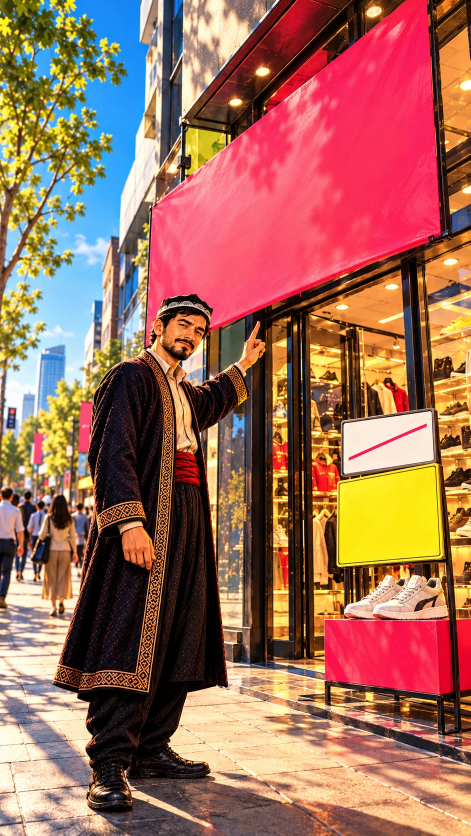
#> input picture video/chegirma/img/s01_a.webp, 941 x 1672 px (shown at 1/2 size)
$ python -i gfx.py   (imports and definitions only)
#> lines starting #> are read from the running program, lines starting #| are printed output that depends on the picture
"""Graphic helpers and static assets for the lemonmedia lawyer-logo reel."""
import math, random
import numpy as np
from PIL import Image, ImageDraw, ImageFont, ImageFilter, ImageOps

W, H = 1080, 1920
F = 'fonts/'
YEL = (255, 218, 0, 255)
WHITE = (255, 255, 255, 255)
BLACK = (0, 0, 0, 255)
CREAM = (209, 198, 175, 255)
CREAM_D = (192, 178, 156, 255)
GOLD = (201, 162, 39, 255)
BORD = (90, 26, 26, 255)
GREEN = (43, 182, 115, 255)
RED = (229, 57, 53, 255)
MARK = (224, 32, 27, 255)
NAVY = (31, 42, 68, 255)

_fc = {}


# [17 lines left out: functions font, rrect, rr_mask, not called in this run]


def shadow(img, blur=30, off=(0, 8), alpha=0.35, pad=60):
    w, h = img.size
    out = Image.new('RGBA', (w + pad * 2, h + pad * 2), (0, 0, 0, 0))
    a = img.getchannel('A').point(lambda v: int(v * alpha))
    sh = Image.new('RGBA', img.size, (0, 0, 0, 255))
    sh.putalpha(a)
    out.alpha_composite(sh, (pad + off[0], pad + off[1]))
    out = out.filter(ImageFilter.GaussianBlur(blur))
    out.alpha_composite(img, (pad, pad))
    return out, pad


# ---------- subtitle plates ----------
# [469 lines left out: functions plate, text_block, check_badge, glove, coin, arrow and 15 more, not called in this run]

>>> import cv2
>>> picture = cv2.imread('../video/chegirma/img/s01_a.webp', cv2.IMREAD_GRAYSCALE)
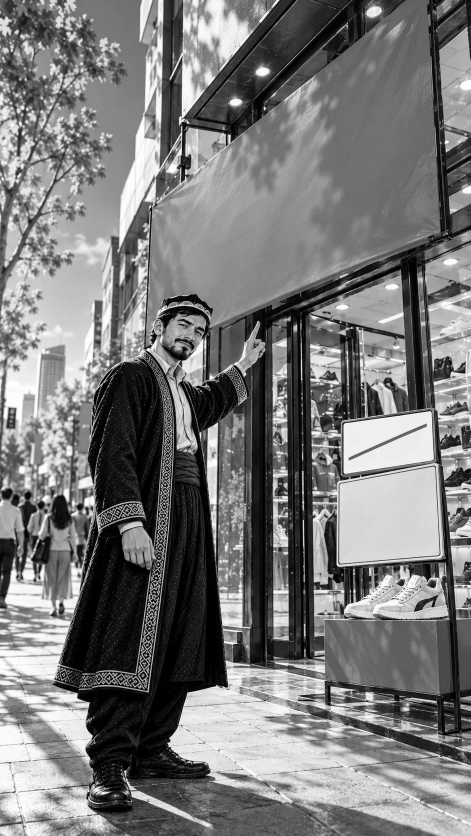
#> picture: shape (1672, 941) (shown at 1/2 size); min 0, max 255, mean 120.6
>>> result = shadow(picture)
#> (the run stopped early here; a loop or call above may not have finished)

$ run again, on video/chegirma/img/s02_a.webp
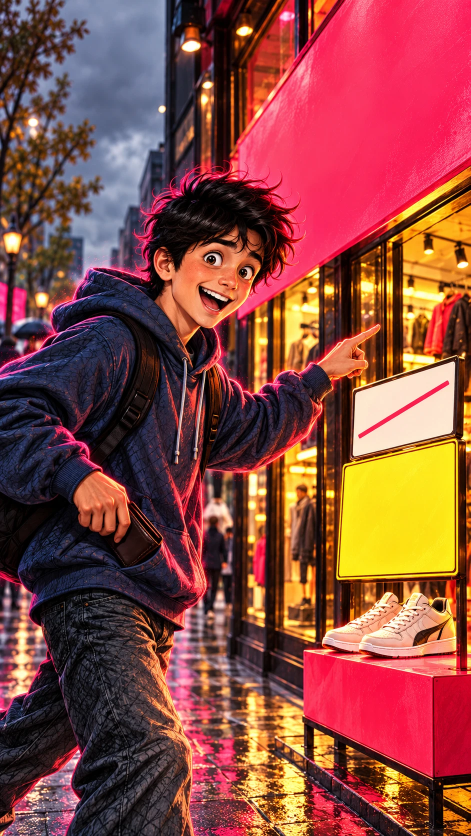
#> input picture video/chegirma/img/s02_a.webp, 941 x 1672 px (shown at 1/2 size)
#> `picture = cv2.imread('../video/chegirma/img/s01_a.webp', cv2.IMREAD_GR..`:
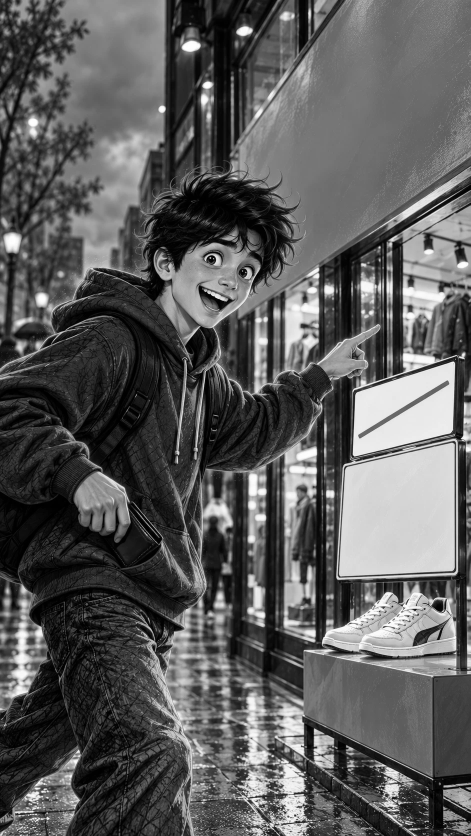
#> picture: shape (1672, 941) (shown at 1/2 size); min 0, max 255, mean 90.8

$ run again, on video/chegirma/img/s04_a.webp
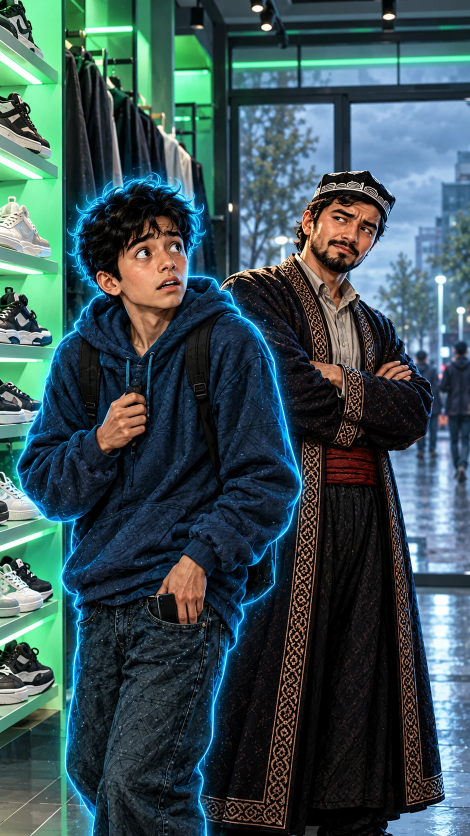
#> input picture video/chegirma/img/s04_a.webp, 940 x 1672 px (shown at 1/2 size)
#> `picture = cv2.imread('../video/chegirma/img/s01_a.webp', cv2.IMREAD_GR..`:
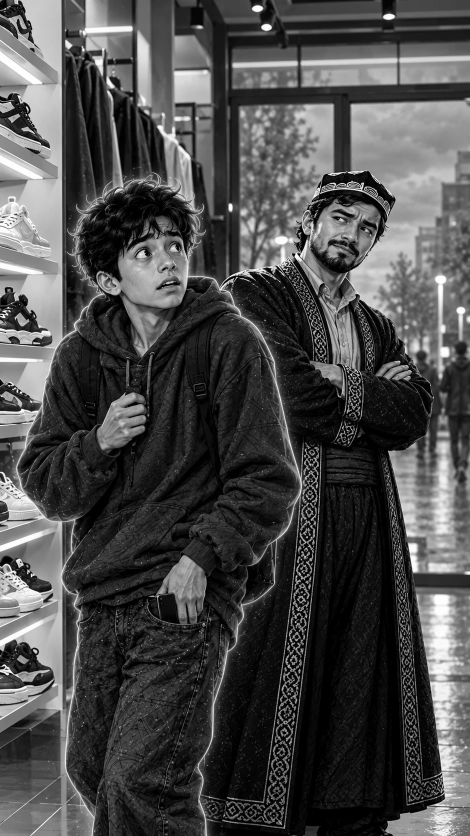
#> picture: shape (1672, 940) (shown at 1/2 size); min 0, max 255, mean 75

$ run again, on video/chegirma/img/s05_a.webp
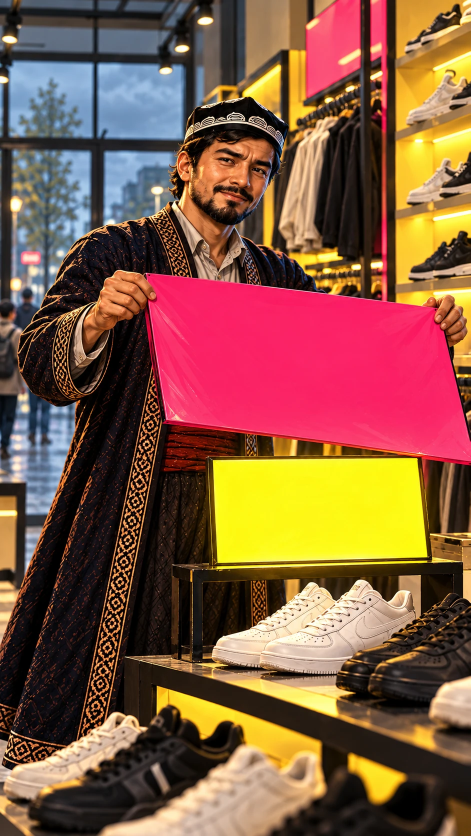
#> input picture video/chegirma/img/s05_a.webp, 941 x 1672 px (shown at 1/2 size)
#> `picture = cv2.imread('../video/chegirma/img/s01_a.webp', cv2.IMREAD_GR..`:
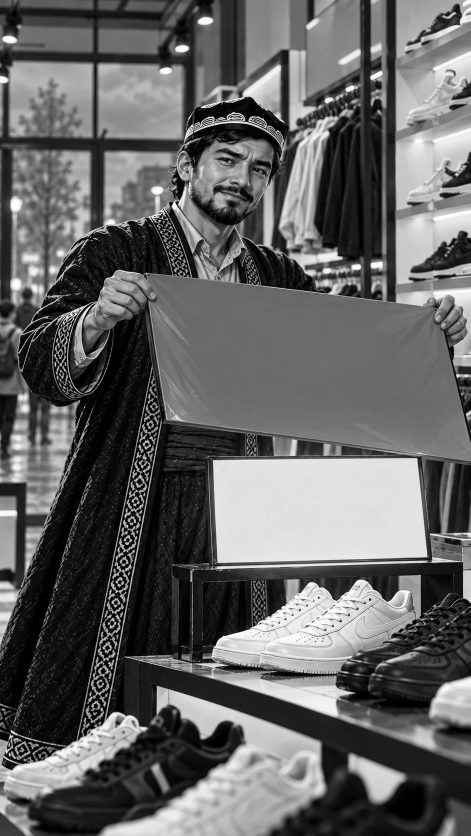
#> picture: shape (1672, 941) (shown at 1/2 size); min 0, max 255, mean 99.4
